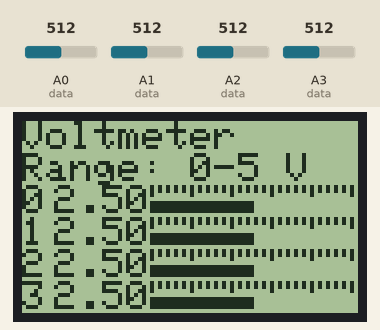
Bench run of a sketch on a simulated Arduino Uno, built with avr-gcc and run on an emulated ATmega328P. On the bench: 84×48 one-colour display. The test bench sets the inputs (shaded band); at power-on: A0 (data) = 512, A1 (data) = 512, A2 (data) = 512, A3 (data) = 512.

Above: at 1.2 s.
1.3 s: A0 (data) set to 716
At 2.1 s:
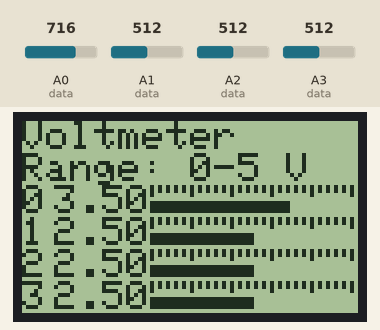
2.9 s: A1 (data) set to 716
At 3.3 s:
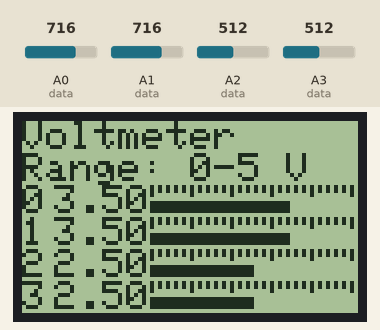
4.5 s: A2 (data) set to 716
At 5.8 s:
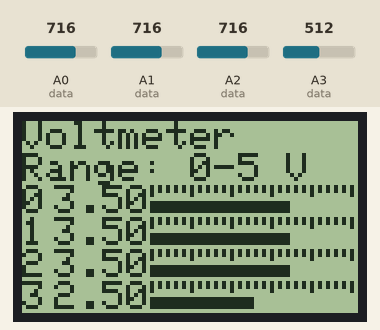
6.1 s: A3 (data) set to 716
At 7.0 s:
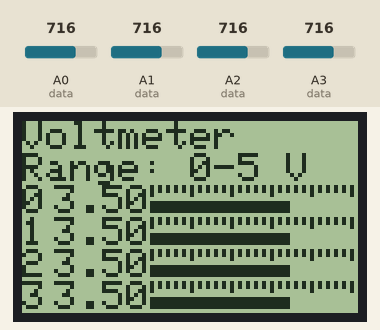
7.7 s: A0 (data) set to 992
At 8.3 s:
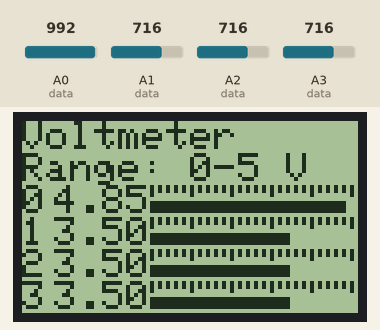
9.3 s: A1 (data) set to 992
At 10.7 s:
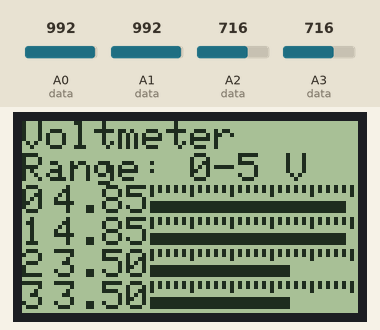
Timing chart, 0 to 11.9 s (numbered marks = the images above; inputs shaded):
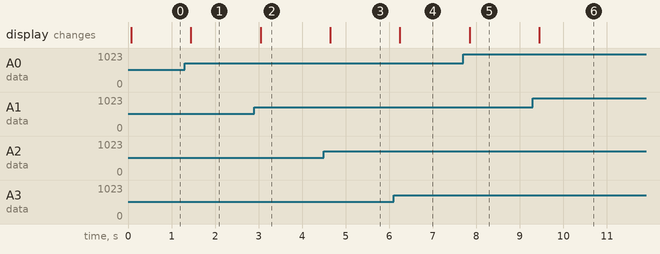

Measured:
- after the input at 1.3 s, the display: changes after 0.14 s (image 1)
- after the input at 2.9 s, the display: changes after 0.15 s (image 2)
- after the input at 4.5 s, the display: changes after 0.15 s (image 3)
- after the input at 6.1 s, the display: changes after 0.15 s (image 4)
- after the input at 7.7 s, the display: changes after 0.15 s (image 5)
- after the input at 9.3 s, the display: changes after 0.15 s (image 6)

The sketch:

voltmeter_5v_analog.ino
```cpp
// (licence header left out)
#include <Adafruit_GFX.h>
#include <Adafruit_PCD8544.h>

// Software SPI (slower updates, more flexible pin options):
// pin 7 - Serial clock out (SCLK)
// pin 6 - Serial data out (DIN)
// pin 5 - Data/Command select (D/C)
// pin 4 - LCD chip select (CS)
// pin 3 - LCD reset (RST)
Adafruit_PCD8544 display = Adafruit_PCD8544(7, 6, 5, 4, 3);

struct VoltmeterData {
  const int channel;
  const char name[3];
  double value;
};

VoltmeterData data[4]={
  {A0,"0",0.},
  {A1,"1",0.},
  {A2,"2",0.},
  {A3,"3",0.},
};

char buffer[10];
const double vref=5.0;
const int samples=8;

void setup() {
  display.begin();
  display.setContrast(60);
  display.clearDisplay();
  display.display();
}

void loop() {
  measure(samples);
  drawVoltmeter();
  delay(200);
}

void measure(const int smp) {
  long d;
  for(int i=0;i<4;i++) {
    d=0;
    for(int x=0;x<smp;x++)
      d+=analogRead(data[i].channel);
    data[i].value= d * vref / 1023.0 / smp;
  }
}

void drawVoltmeter() {
  display.clearDisplay();
  display.setCursor(0,0);
  display.print("Voltmeter");
  display.setCursor(0,8);
  display.print("Range: 0-5 V");
  for(int i=0;i<4;i++) {
    display.setCursor(0,8*i+16);
    display.print(data[i].name);

    display.setCursor(8,8*i+16);
    dtostrf(data[i].value, 4, 2, buffer);
    display.print(buffer);

    // analog part
    const int START=32;
    for(int j=0;j<=50;j+=2) {
      display.drawLine(START+j,8*i+16,START+j,8*i+(j%10==0 ? 18 : 17),BLACK);
      }
    display.drawLine(START,8*i+20,START+data[i].value*10,8*i+20,BLACK);
    display.drawLine(START,8*i+21,START+data[i].value*10,8*i+21,BLACK);
    display.drawLine(START,8*i+22,START+data[i].value*10,8*i+22,BLACK);
  }
  display.display();
}
```
